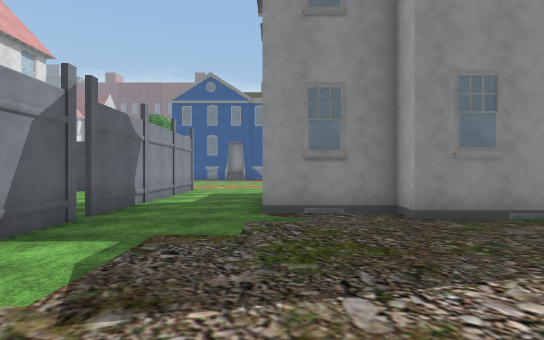
View 1 (above)

16 first-person views from a walk through a 3-D level made in the Unity game engine. The camera is 1.5 m above the floor, looks level and sees 80° across. The floor is counted in squares, 2 m on a side. Each view is taken from the middle of a square. On the plan, view 1 faces up. The plan holds only what a view shows up to about 11 squares ahead; the rest is blank. The place goes on beyond the plan. Some trees and plants on the terrain are drawn as simple stand-ins. The player is left out. Some surface patterns are stand-ins.

View 2
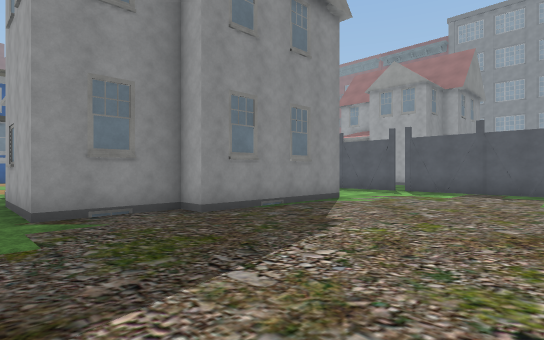

View 3
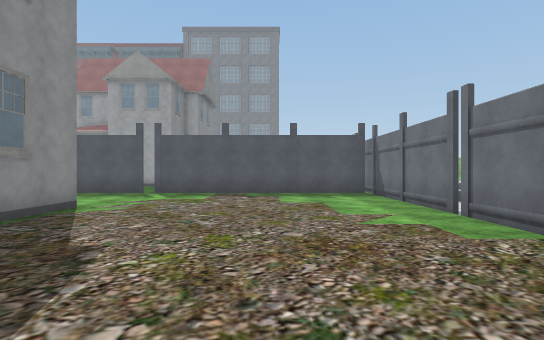

View 4
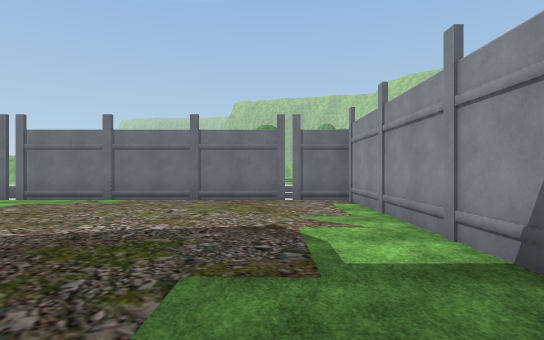

View 5
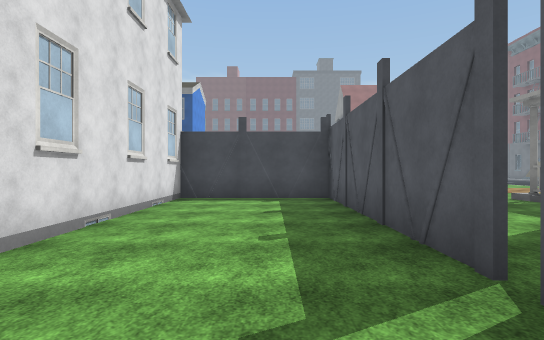

View 6
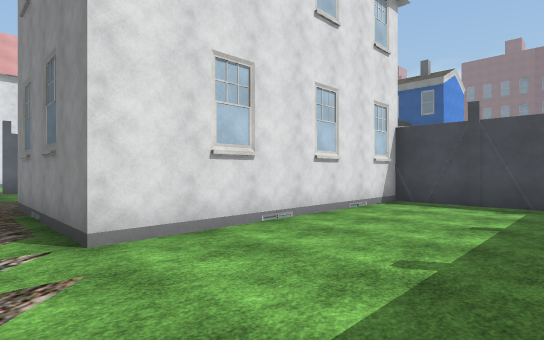

View 7
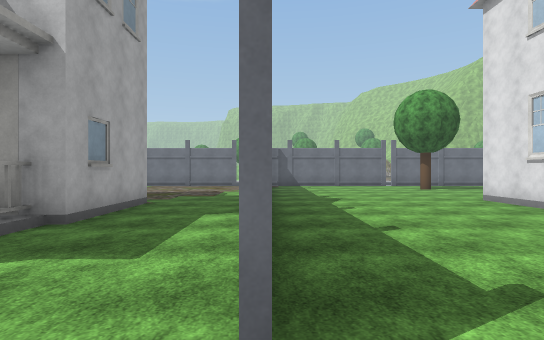

View 8
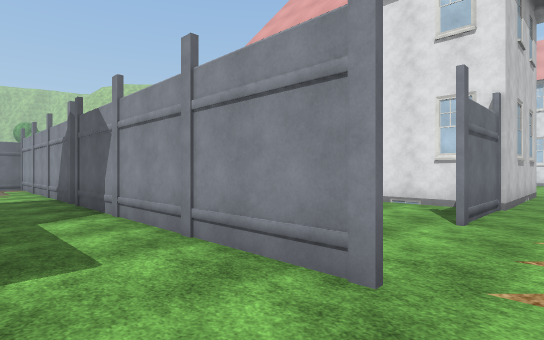

View 9
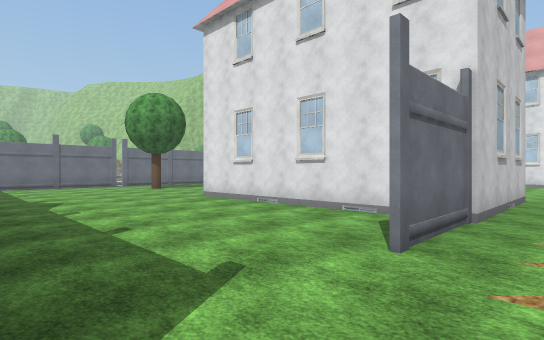

View 10
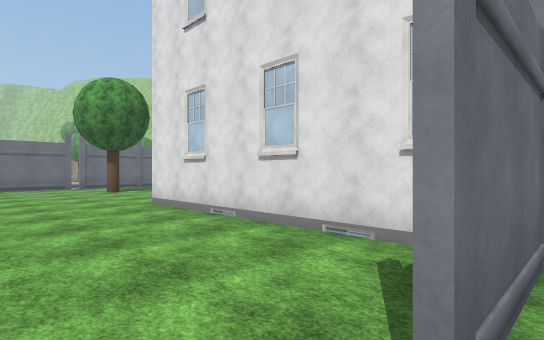

View 11
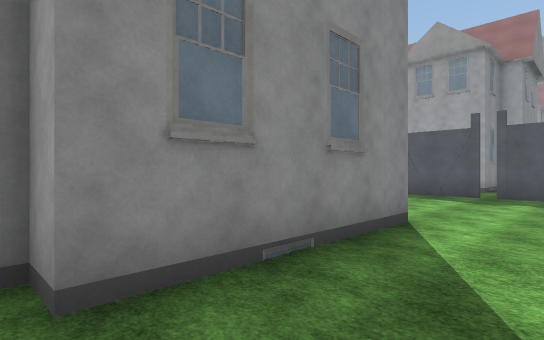

View 12
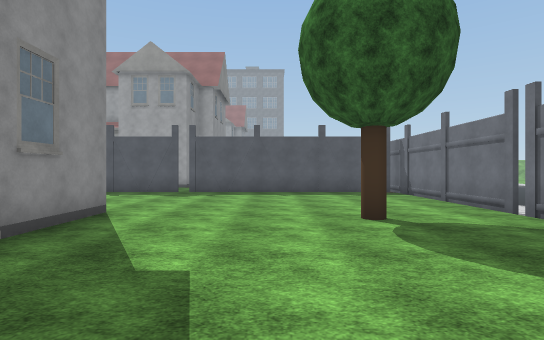

View 13
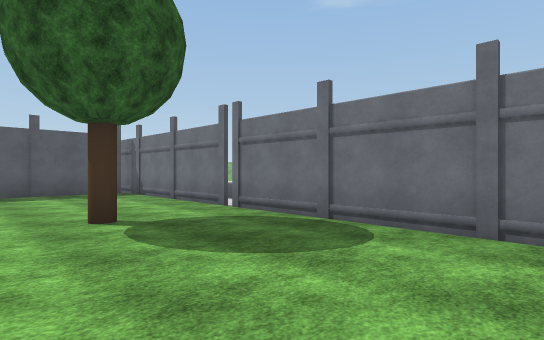

View 14
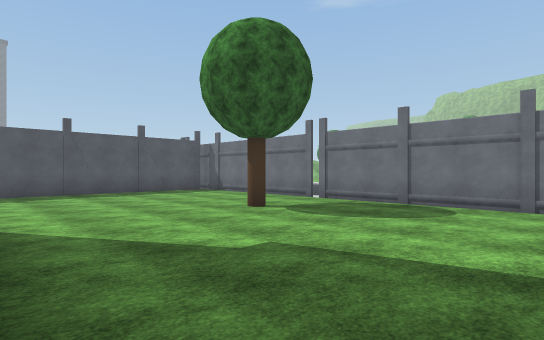

View 15
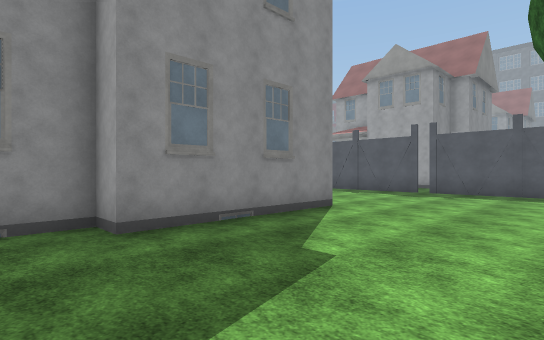

View 16
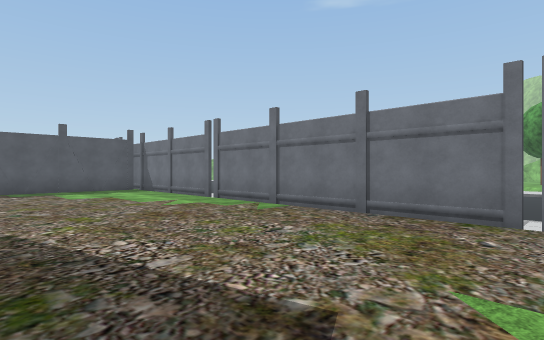

### Floor plan
Key: @ floor where view 1 was taken; # wall or solid block; x gap in a wall; . main floor; - floor 0.25 m lower than the main floor; _ floor 0.5 m lower than the main floor; / step, stairs or slope; B building; T tree.
Columns run from 14 left of view 1 to 11 right of it. Each row starts with its distance up from view 1.
 13       ...... .
 12    ..####..#.       ######
 11       .....#..B     #....#
 10       .....#../     #....#
  9       .....#../     #....#
  8       .....#..##    #....#
  7       .....#..##    #....#
  6 ###   .....#..####  #....#
  5 ..####...........####.....
  4 ...........#.............#
  3 ...........#.............#
  2 ...........#.............#
  1 ...........#.............#
  0 .....T.....#..@..........#
 -1 ...........#.............#
 -2 #############x######x#####
 -3              -
 -4              -
 -5              _
 -6              _
 -7              _
 -8              _

Where each view was taken, in squares from view 1:
view 1: 0 up, 0 right, facing up
view 2: 0 up, 1 left, facing up-right
view 3: 1 up, 0 right, facing right
view 4: 6 up, 1 left, facing down
view 5: 3 up, 9 right, facing up
view 6: 4 up, 10 right, facing up-left
view 7: 13 up, 3 left, facing down
view 8: 13 up, 1 left, facing down-left
view 9: 13 up, 3 left, facing down-left
view 10: 12 up, 5 left, facing down-left
view 11: 3 up, 13 left, facing up-right
view 12: 2 up, 14 left, facing right
view 13: 2 up, 14 left, facing down-right
view 14: 5 up, 14 left, facing down-right
view 15: 1 up, 14 left, facing up-right
view 16: 3 up, 2 left, facing down-right
